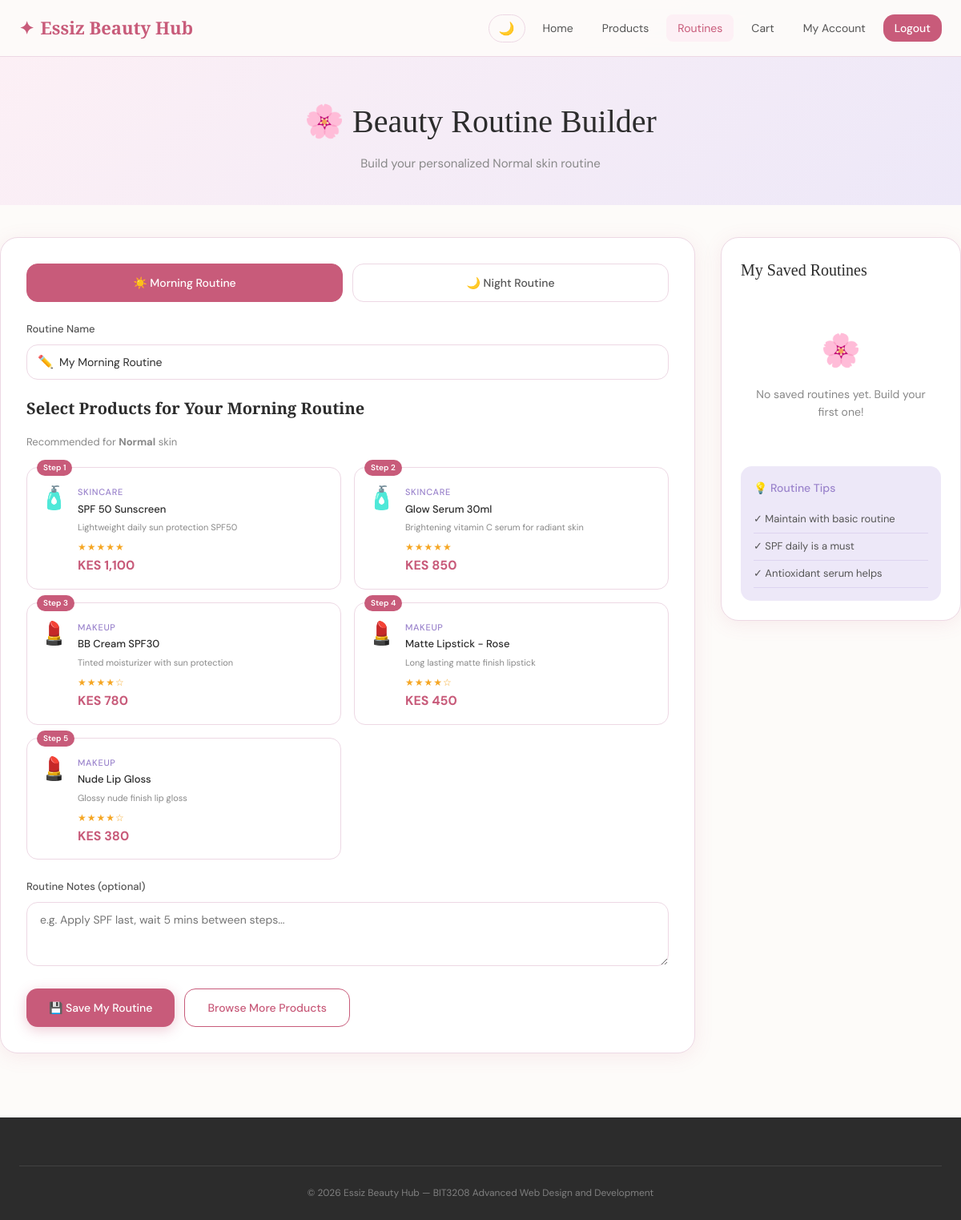
The page /routine_builder.php (signed in) on the database as committed earlier.
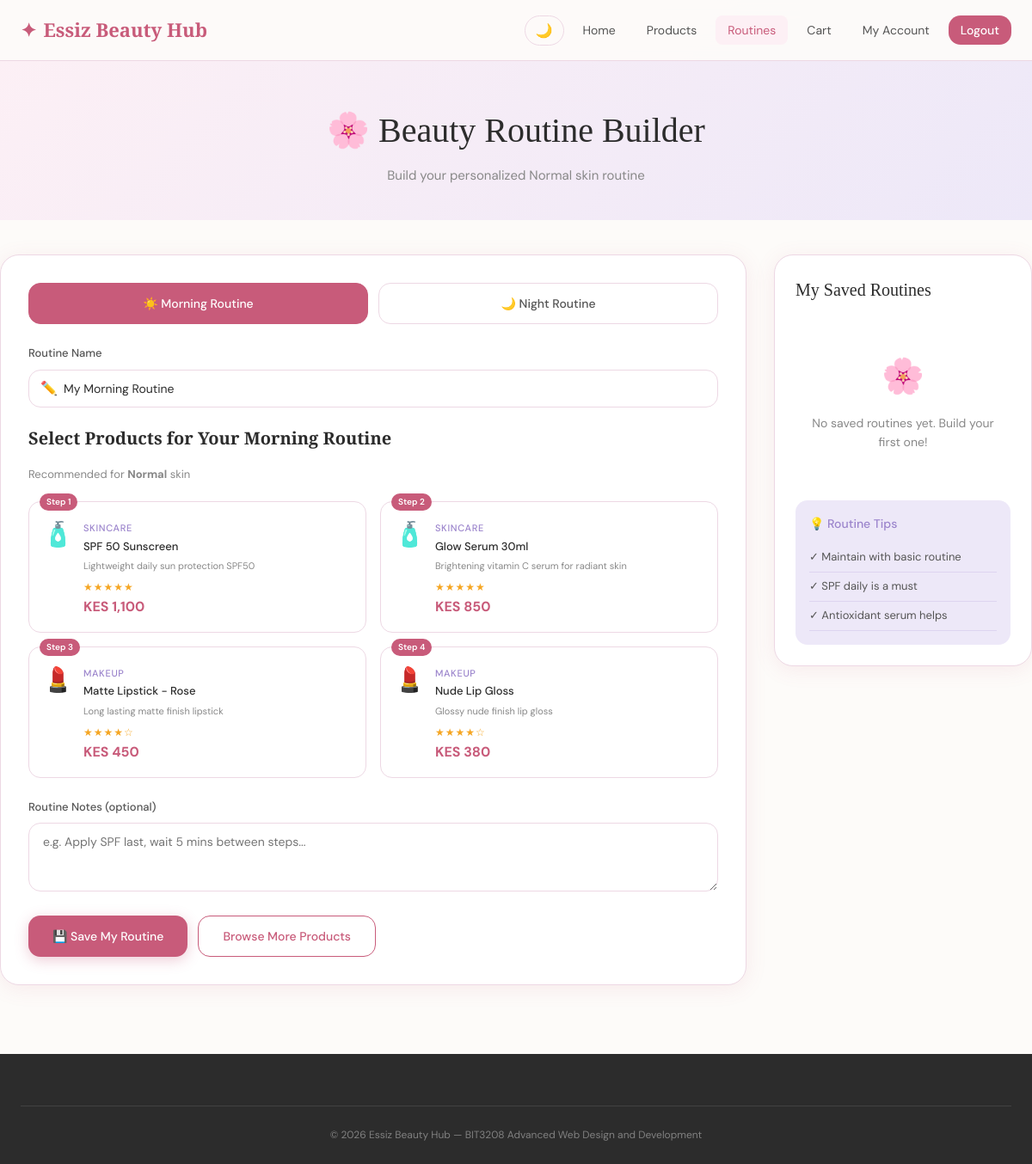
The same page on the database as committed later.
### tables this page shows
CREATE TABLE IF NOT EXISTS products (
  product_id   INT PRIMARY KEY AUTO_INCREMENT,
  name         VARCHAR(150) NOT NULL,
  category     VARCHAR(80) NOT NULL,
  description  TEXT,
  price        DECIMAL(10,2) NOT NULL,
  stock        INT DEFAULT 0,
  skin_type    VARCHAR(80),
  rating       DECIMAL(3,1) DEFAULT 0.0,
  review_count INT DEFAULT 0,
  created_at   TIMESTAMP DEFAULT CURRENT_TIMESTAMP
);

### routine_builder.php (the view, shortened to what the changed rows need)
<?php
require_once 'includes/db_connect.php';
$skin_type = $_SESSION['skin_type'] ?? 'All';
$icons     = ['Skincare'=>'🧴','Makeup'=>'💄','Haircare'=>'💆','Perfumes'=>'🌸','Accessories'=>'🪞'];
$routine_type_filter = $_GET['type'] ?? 'morning';
$morning_categories = ['Skincare', 'Makeup'];
$night_categories   = ['Skincare', 'Haircare'];
$filter_cats        = $routine_type_filter === 'morning' ? $morning_categories : $night_categories;
$cats_in            = "'" . implode("','", $filter_cats) . "'";
$rec_products = mysqli_query($conn,
    "SELECT * FROM products
     WHERE category IN ($cats_in)
     AND (skin_type = '$skin_type' OR skin_type = 'All')
     ORDER BY rating DESC"
);
?>
<!DOCTYPE html>
<html lang="en">
<head>
  <link rel="stylesheet" href="css/style.css">
</head>
<body>
<div class="page-header">
  <div class="container">
    <h1>🌸 Beauty Routine Builder</h1>
  </div>
</div>
<div class="container routine-layout">
  <div class="routine-main">
    <form method="POST" action="routine_builder.php" id="routineForm">
      <div class="routine-products-grid">
        <?php
        $step = 1;
        while ($p = mysqli_fetch_assoc($rec_products)):
          $icon  = $icons[$p['category']] ?? '✨';
          $stars = str_repeat('★', round($p['rating'])) . str_repeat('☆', 5 - round($p['rating']));
        ?>
        <label class="routine-product-card">
          <div class="routine-product-inner">
            <div class="routine-step">Step <?php echo $step++; ?></div>
            <div class="routine-product-icon"><?php echo $icon; ?></div>
            <div class="routine-product-info">
              <span class="product-category"><?php echo $p['category']; ?></span>
              <h4><?php echo htmlspecialchars($p['name']); ?></h4>
              <p><?php echo htmlspecialchars($p['description']); ?></p>
              <div class="stars" style="font-size:12px;"><?php echo $stars; ?></div>
              <strong style="color:var(--pink);">KES <?php echo number_format($p['price']); ?></strong>
            </div>
          </div>
        </label>
        <?php endwhile; ?>
      </div>
    </form>
  </div>
  <aside class="routine-sidebar">
    <div class="routine-tips">
      <h4>💡 Routine Tips</h4>
      <?php
      $tips = [
        'Oily'       => ['Use oil-free moisturizer', 'Apply toner after cleanser', 'Never skip SPF'],
        'Dry'        => ['Layer hydrating products', 'Use cream-based moisturizer', 'Apply serum before moisturizer'],
        'Combination'=> ['Use gentle cleanser', 'Target T-zone with toner', 'Light moisturizer works best'],
        'Sensitive'  => ['Patch test new products', 'Fragrance-free is better', 'Less is more'],
        'Normal'     => ['Maintain with basic routine', 'SPF daily is a must', 'Antioxidant serum helps'],
      ];
      $skin_tips = $tips[$skin_type] ?? ['Cleanse, tone, moisturize daily', 'Always wear SPF', 'Stay hydrated'];
      foreach($skin_tips as $tip): ?>
        <div class="routine-tip">✓ <?php echo $tip; ?></div>
      <?php endforeach; ?>
    </div>
  </aside>
</div>
</body>
</html>

Rows that differ between the two databases and show on the page:
removed products: category "💄", category "MAKEUP", name "BB Cream SPF30", description "Tinted moisturizer with sun protection", rating "★★★★☆", price "780"
